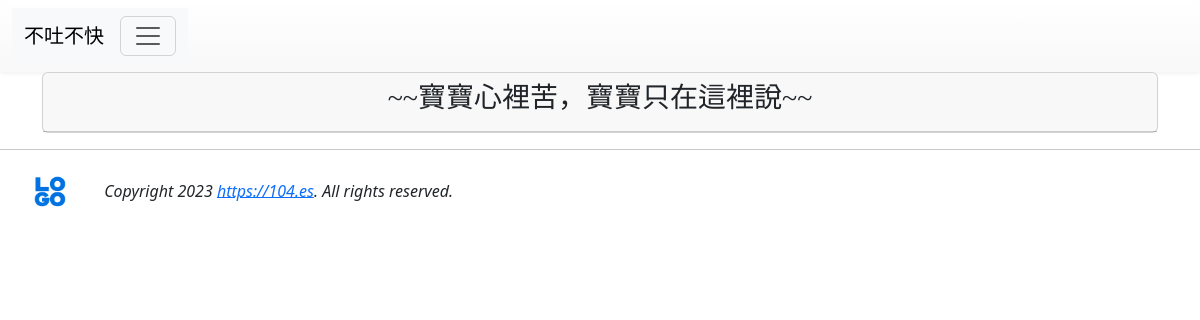
/list2/, run on an earlier commit of the app's database.
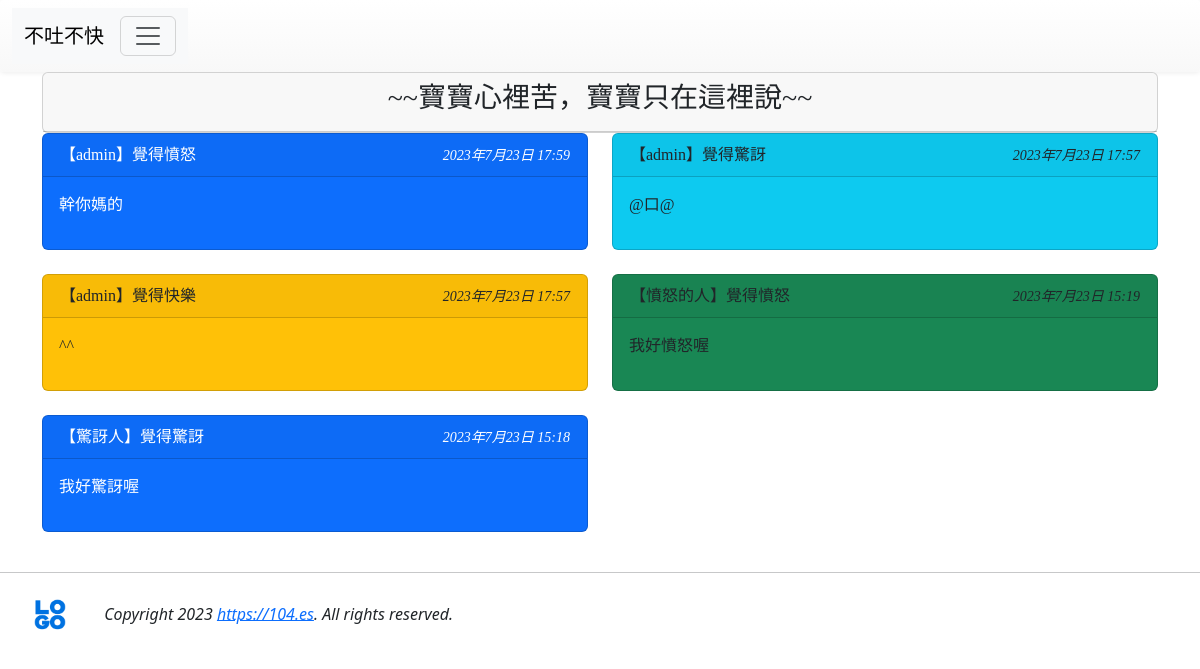
And on a later commit of the database.
### mysite/models.py (models this page shows, shortened)
class Post2(models.Model):
    mood = models.ForeignKey('Mood', on_delete=models.CASCADE)
    nickname = models.CharField(max_length=10, default='不願意透漏身份的人')
    message = models.TextField(null=False)
    del_pass = models.CharField(max_length=10)
    pub_time = models.DateTimeField(auto_now=True)
    enabled = models.BooleanField(default=True)

class Mood(models.Model):
    status = models.CharField(max_length=10, null=False)
    def __str__(self):
        return self.status

### mysite/views.py (the view)
# urls.py: path('list2/', listing2),
def listing2(request):
    posts = models.Post2.objects.filter(enabled=True).order_by('-pub_time')[:150]
    moods = models.Mood.objects.all()
    return render(request, 'listing2.html', locals())

### mysite/templates/listing2.html (shortened to what this page needs)
{% extends 'base1.html' %}
{% block content %}
<div class='container'>
    <div class='row'>
        <div class='col-md-12'>
            <div class='card'>
                <div class='card-header' align=center>
                    <h3>~~寶寶心裡苦，寶寶只在這裡說~~</h3>
                </div>
            </div>
        </div>
    </div>
    <div class='row'>
        {% for p in posts %}
            <div class="col-sm-12 col-md-6">
            <div class='card {%cycle "text-white bg-primary" "bg-info" "bg-warning" "bg-success" %}'>
                <div class='card-header'>
                    <table width='100%'>
                        <tr>
                            <td>
                                【{{ p.nickname }}】覺得{{ p.mood }}
                            </td>
                            <td align=right>
                                <i><small>{{ p.pub_time }}</small></i>
                            </td>
                        </tr>
                    </table>
                </div>
                <div class='card-body'>{{ p.message | linebreaks }}</div>
            </div>
            <br/>
        </div>
    {% endfor %}
    </div>
</div>
{% endblock %}

What changed in the data, as far as the page shows it:
added Post2: nickname "admin", mood "憤怒", pub_time "2023年7月23日 17:59", message "幹你媽的"
added Post2: nickname "admin", mood "驚訝", pub_time "2023年7月23日 17:57", message "@口@"
added Post2: nickname "admin", mood "快樂", pub_time "2023年7月23日 17:57", message "^^"
added Post2: nickname "憤怒的人", mood "憤怒", pub_time "2023年7月23日 15:19", message "我好憤怒喔"
added Post2: nickname "驚訝人", mood "驚訝", pub_time "2023年7月23日 15:18", message "我好驚訝喔"
